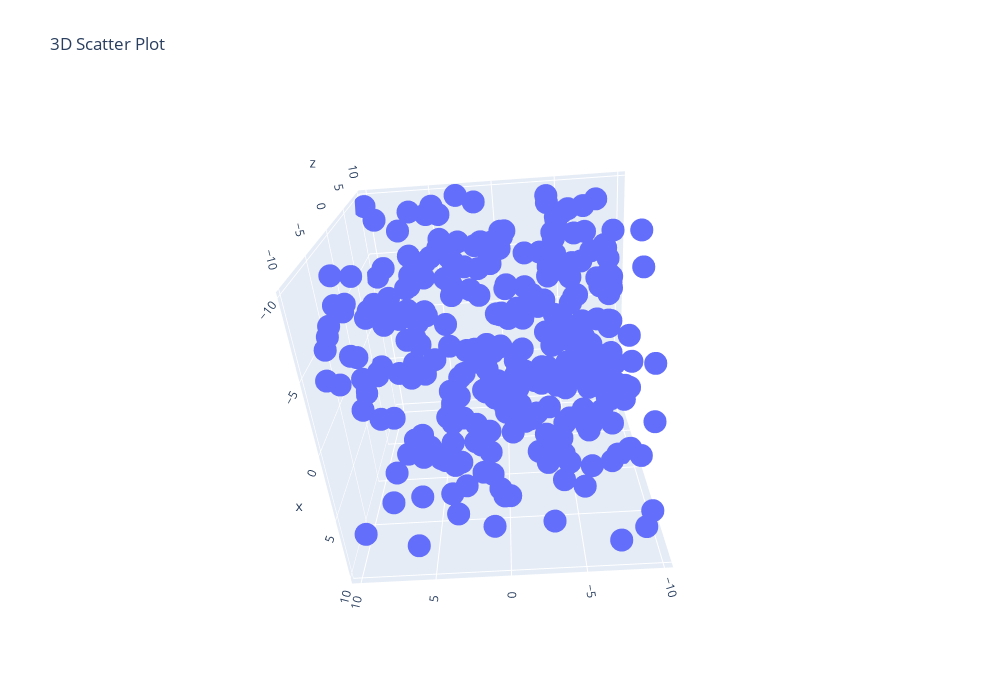

Notebook code for this chart:
### Code cell
fig = go.Figure()
fig.add_trace(go.Scatter3d(x=df1['X'],y=df1['Y'],z=df1['Z'],mode = 'markers'))
fig.update_layout(title='3D Scatter Plot',width=1000,height=700)

### Figure 1 — Plotly figure (JSON) as saved in the notebook; plotly's stock layout.template omitted (floating-point values rounded to 4 significant figures; data arrays with more than 128 entries replaced by an {"elided": "..."} marker saying what was removed)
{"data": [{"mode": "markers", "type": "scatter3d", "x": {"elided": "300 float values"}, "y": {"elided": "300 float values"}, "z": {"elided": "300 float values"}}], "layout": {"height": 700, "scene": {"aspectmode": "auto", "aspectratio": {"x": 0.9933, "y": 1.007, "z": 0.9996}, "camera": {"center": {"x": 0, "y": 0, "z": 0}, "eye": {"x": -1.04, "y": -0.07373, "z": -1.898}, "projection": {"type": "perspective"}, "up": {"x": 0, "y": 0, "z": 1}}}, "title": {"text": "3D Scatter Plot"}, "width": 1000}}
